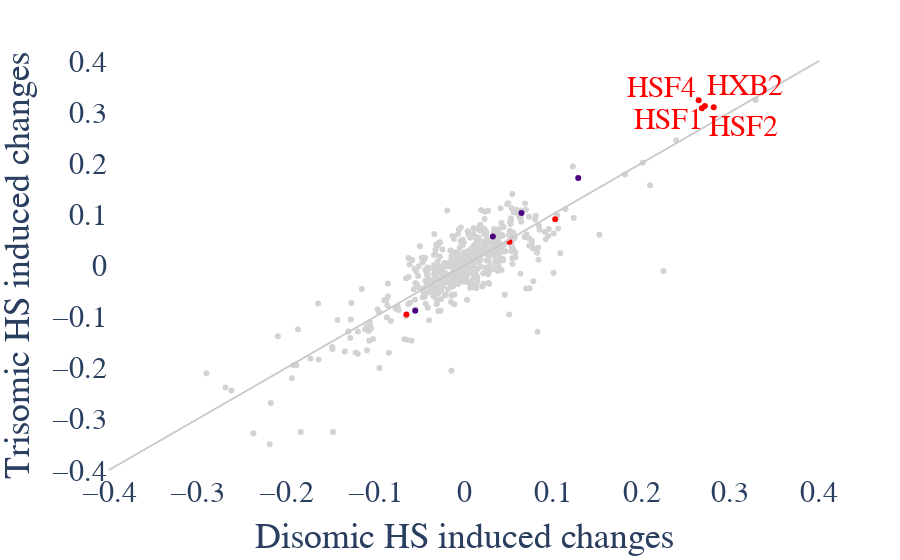

Notebook cell for this chart:
### Code cell
ofn = ATACoutdir+"ATAC_scatterTFEA.MA.svg"
tf = scattertwo(ATACErichs, ATACEthanhs, "D21_hs", "T21_hs",yshifts=[20,-20,20,-20], xshifts=[40,30,-40,-30],outfilename=ofn)

### Figure 1 — Plotly figure (JSON) as saved in the notebook; plotly's stock layout.template omitted (floating-point values rounded to 4 significant figures; data arrays with more than 128 entries replaced by an {"elided": "..."} marker saying what was removed)
{"data": [{"customdata": {"elided": "630x1 str values"}, "hovertemplate": "category=N.S.<br>Corrected E-Score_D21_hs=%{x}<br>Corrected E-Score_T21_hs=%{y}<br>#TF=%{customdata[0]}<extra></extra>", "legendgroup": "N.S.", "marker": {"color": "#D3D3D3", "symbol": "circle"}, "mode": "markers", "name": "N.S.", "orientation": "v", "showlegend": true, "type": "scatter", "x": {"elided": "630 float values"}, "xaxis": "x", "y": {"elided": "630 float values"}, "yaxis": "y"}, {"customdata": [["MAZ_HUMAN.H10MO.A"], ["PAX5_HUMAN.H10MO.A"], ["FOXL1_HUMAN.H10MO.D"], ["IRF8_HUMAN.H10MO.D"]], "hovertemplate": "category=adj-pval<=1e-11, T21_hs<br>Corrected E-Score_D21_hs=%{x}<br>Corrected E-Score_T21_hs=%{y}<br>#TF=%{customdata[0]}<extra></extra>", "legendgroup": "adj-pval<=1e-11, T21_hs", "marker": {"color": "#4B0082", "symbol": "circle"}, "mode": "markers", "name": "adj-pval<=1e-11, T21_hs", "orientation": "v", "showlegend": true, "type": "scatter", "x": [0.03249, 0.06479, -0.05497, 0.1287], "xaxis": "x", "y": [0.05691, 0.1026, -0.08853, 0.1711], "yaxis": "y"}, {"customdata": [["IRF4_HUMAN.H10MO.C"], ["HXB2_HUMAN.H10MO.D"], ["TBX15_HUMAN.H10MO.D"], ["HSF2_HUMAN.H10MO.A"], ["HSF4_HUMAN.H10MO.D"], ["CPEB1_HUMAN.H10MO.D"], ["HSF1_HUMAN.H10MO.A"]], "hovertemplate": "category=adj-pval<=1e-11, both comparisons<br>Corrected E-Score_D21_hs=%{x}<br>Corrected E-Score_T21_hs=%{y}<br>#TF=%{customdata[0]}<extra></extra>", "legendgroup": "adj-pval<=1e-11, both comparisons", "marker": {"color": "rgb(255,0,0)", "symbol": "circle"}, "mode": "markers", "name": "adj-pval<=1e-11, both comparisons", "orientation": "v", "showlegend": true, "type": "scatter", "x": [0.1028, 0.2714, 0.05117, 0.2814, 0.268, -0.06488, 0.2644], "xaxis": "x", "y": [0.09029, 0.312, 0.04645, 0.3094, 0.3076, -0.09574, 0.3231], "yaxis": "y"}], "layout": {"annotations": [{"font": {"color": "rgb(255,0,0)", "family": "sans serif", "size": 30}, "showarrow": false, "text": "HXB2", "x": 0.2714, "xshift": 40, "y": 0.312, "yshift": 20}, {"font": {"color": "rgb(255,0,0)", "family": "sans serif", "size": 30}, "showarrow": false, "text": "HSF2", "x": 0.2814, "xshift": 30, "y": 0.3094, "yshift": -20}, {"font": {"color": "rgb(255,0,0)", "family": "sans serif", "size": 30}, "showarrow": false, "text": "HSF4", "x": 0.268, "xshift": -40, "y": 0.3076, "yshift": 20}, {"font": {"color": "rgb(255,0,0)", "family": "sans serif", "size": 30}, "showarrow": false, "text": "HSF1", "x": 0.2644, "xshift": -30, "y": 0.3231, "yshift": -20}], "font": {"family": "sans serif", "size": 30}, "legend": {"title": {"text": "category"}, "tracegroupgap": 0}, "margin": {"t": 60}, "paper_bgcolor": "rgba(0, 0, 0, 0)", "plot_bgcolor": "rgba(0, 0, 0, 0)", "shapes": [{"line": {"color": "rgb(200, 200, 200)"}, "type": "line", "x0": -0.4, "x1": 0.4, "y0": -0.4, "y1": 0.4}], "showlegend": false, "xaxis": {"anchor": "y", "domain": [0, 1], "title": {"text": "Disomic HS induced changes"}}, "yaxis": {"anchor": "x", "domain": [0, 1], "title": {"text": "Trisomic HS induced changes"}}}}
